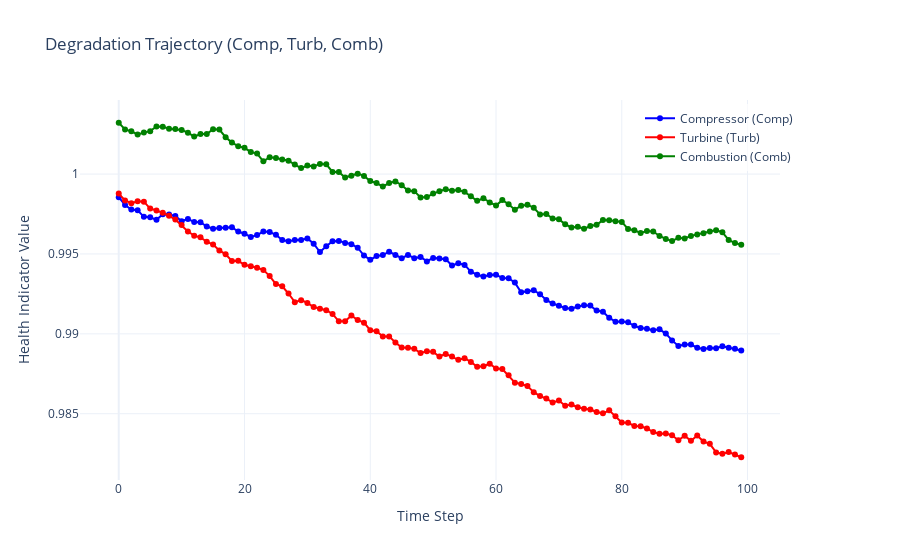
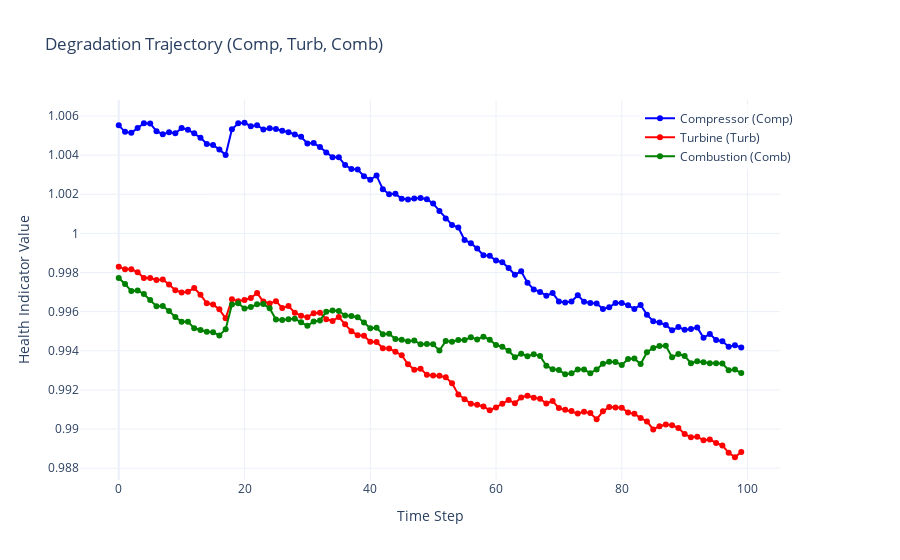
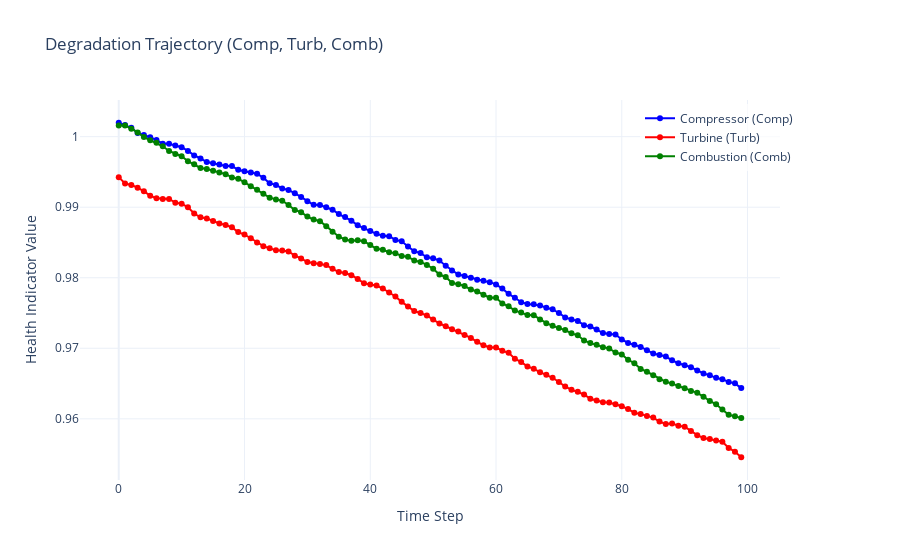

Write notebook code for charts like these, in order.
### Markdown cell above
Plot with 3 components

### Code cell
plot_trajectory(traj)
plot_trajectory(traj_waterwash)
plot_trajectory(traj_fast)
